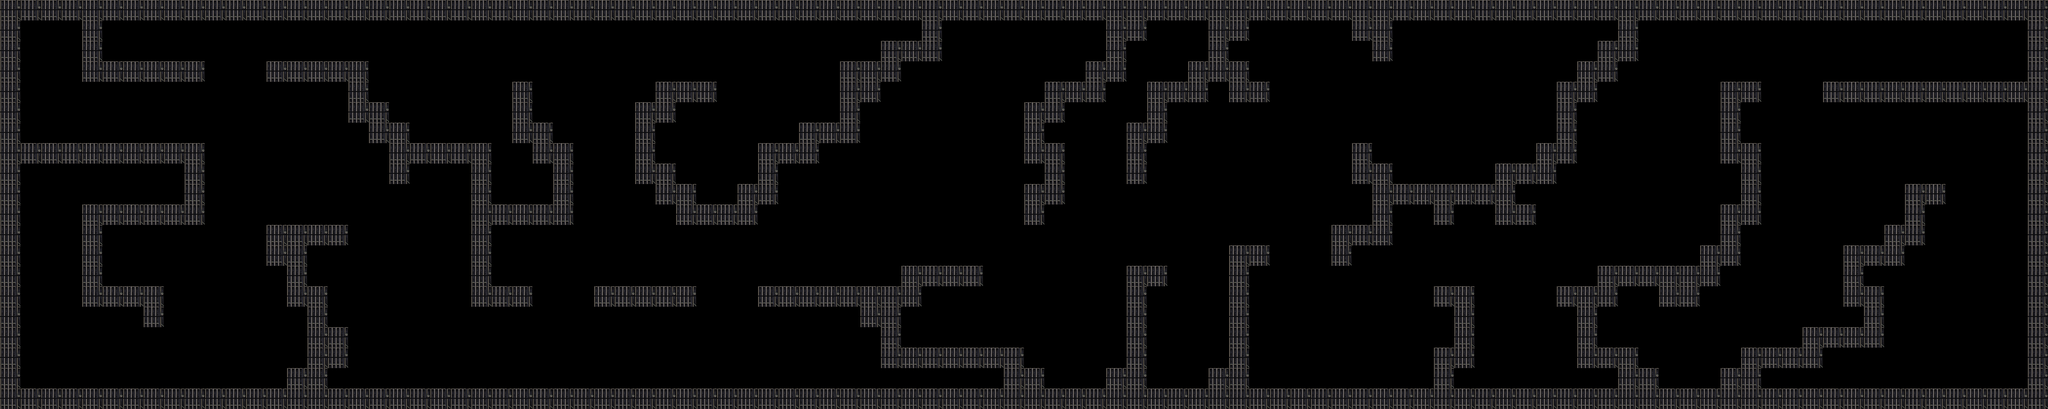

Below is a game level as drawn by its tile map, then a one-line description and the .tmx that defines it (tile-layer data replaced by summaries):
An orthogonal 100x20 tile map with 42x42 px tiles, 1 tile layer (Tile Layer 1).

<map version="1.0" orientation="orthogonal" width="100" height="20" tilewidth="42" tileheight="42">
 <tileset firstgid="1" name="space_tiles" tilewidth="42" tileheight="42">
  <image source="tiles/space_tiles.png" trans="000000" width="217" height="491" />
 </tileset>
 <layer name="Tile Layer 1" width="100" height="20">
  <data>[2000 cells, 540 non-empty, 1 distinct tile ids]</data>
 </layer>
</map>
